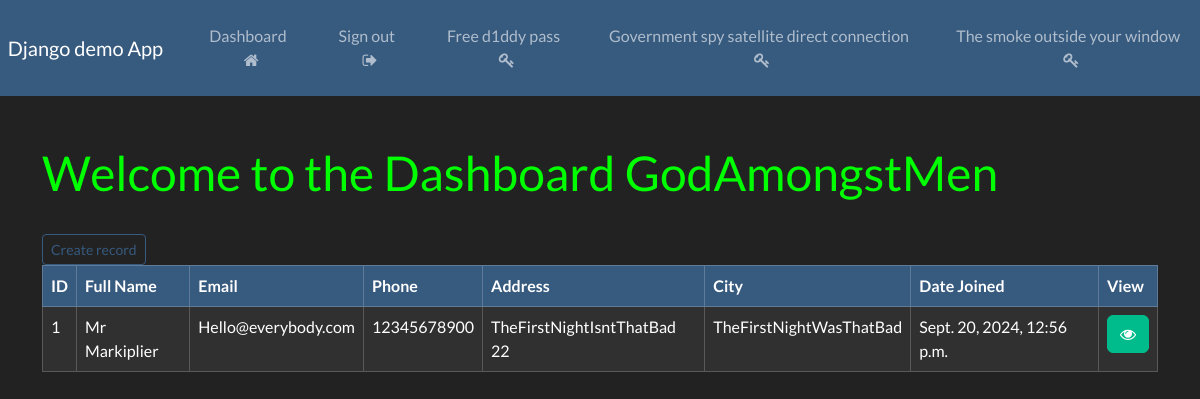
The page /dashboard (signed in) on the database its author committed.
### website/models.py (models this page shows, shortened)
class Record(models.Model):
    creation_data = models.DateTimeField(auto_now_add= True)
    first_name = models.CharField(max_length = 100)
    last_name = models.CharField(max_length = 100)
    email = models.CharField(max_length = 255)
    phone = models.CharField(max_length=20)
    address = models.CharField(max_length = 255)
    city = models.CharField(max_length = 255)

### website/views.py (the view)
# urls.py: path('dashboard', views.dashboard, name="dashboard"),
@login_required(login_url='my-login')
def dashboard(request):
    my_records = Record.objects.all()
    context = {'records': my_records}
    return render(request, 'website/dashboard.html', context=context)

### website/templates/website/dashboard.html (shortened to what this page needs)
{% extends 'website/base.html' %}
{% block content %}
    <br>
    <h1> Welcome to the Dashboard {{user}} </h1>
    <br>
    <a class="btn btn-outline-primary btn-sm" href="{% url 'create-record' %}">
        Create record
    </a>
    <br>
    <table class="table table-dark table-hover table-bordered">
        <thead class="table-primary">
            <tr>
                <th scope="col"> ID </th>
                <th scope="col"> Full Name </th>
                <th scope="col"> Email </th>
                <th scope="col"> Phone </th>
                <th scope="col"> Address </th>
                <th scope="col"> City </th>
                <th scope="col"> Date Joined </th>
                <th scope="col"> View </th>
            </tr>
        <tbody>
        {% if records %}
            {% for record in records %}
            <tr>
                <td> {{record.id}} </td>
                <td> {{record.first_name}} {{record.last_name}} </td>
                <td> {{record.email}} </td>
                <td> {{record.phone}} </td>
                <td> {{record.address}} </td>
                <td> {{record.city}} </td>
                <td> {{record.creation_data}} </td>
                <td> <a class="btn btn-success btn-small" href={% url 'record' record.id %}>
                    <i class="fa fa-eye" aria-hidden="true"></i></a>
                </td>
            </tr>
            {% endfor %}
        {% endif %}
        </tbody>
    </table>
{% endblock %}

### static/css/styles.css (style rules this page uses)
h1 { color:lime; }

### rows shown on the page
Record: id "1", first_name "Mr", last_name "Markiplier", email "Hello@everybody.com", phone "12345678900", address "TheFirstNightIsntThatBad 22", city "TheFirstNightWasThatBad", creation_data "Sept. 20, 2024, 12:56 p.m."

### other values the page prints
{{ user }} "GodAmongstMen"
